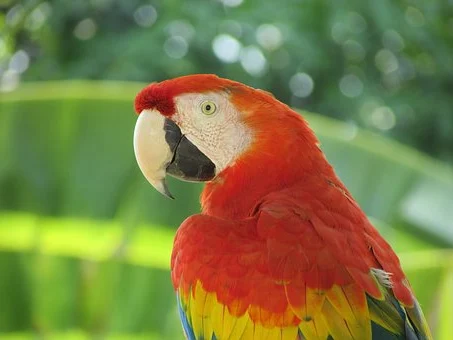
#> input picture Parrot.png, 453 x 340 px, found by its file name
$ jupyter execute Lab5.ipynb   (older library calls are emulated)
#> lines starting #> are read from the running program, lines starting #| are printed output that depends on the picture
[cell 1]
#Lab5 Fahad Saad Almoeili 2230004459 8MA1

[cell 2]
import cv2
import numpy as np
import matplotlib.pyplot as plt

[cell 3]
# Read the image
image = cv2.imread('C:/Users/fssm0/OneDrive/Desktop/Jupyter IP/Parrot.png')
#> image is the input picture: shape (340, 453, 3); mean B, G, R 68.3, 124.6, 125.5
image = cv2.cvtColor(image, cv2.COLOR_BGR2RGB)

[cell 4]
# Gaussian sigma
sigma = 2

# Parameter
amount = 1.5

[cell 5]
# Convert image to float32 for processing
image_float = image.astype(np.float32) / 255.0

# Apply Gaussian blur
blurred = cv2.GaussianBlur(image_float, (0, 0), sigmaX=sigma, sigmaY=sigma)
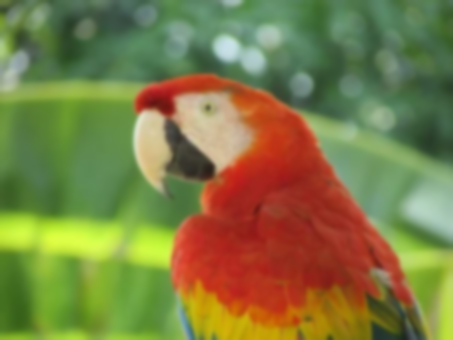
#> blurred: shape (340, 453, 3) float32; mean R, G, B 0.492, 0.489, 0.268

# Perform Unsharp Masking
sharpened = np.clip(image_float + amount * (image_float - blurred), 0, 1)
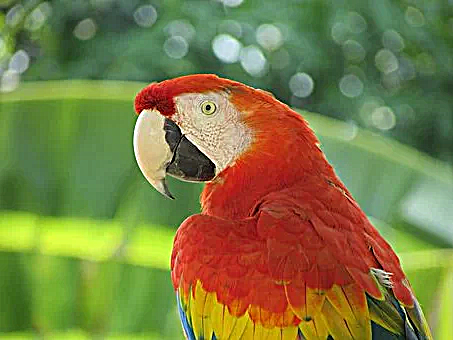
#> sharpened: shape (340, 453, 3) float32; mean R, G, B 0.492, 0.489, 0.269

[cell 6]
# Plot original, blurred, and sharpened images
fig, ax = plt.subplots(1, 3, figsize=(15, 5))

ax[0].imshow(image)
ax[0].set_title("Original Image")
ax[0].axis("off")

ax[1].imshow(blurred)
ax[1].set_title("Blurred Image")
ax[1].axis("off")

ax[2].imshow(sharpened)
ax[2].set_title("Sharpened (Unsharp Masking)")
ax[2].axis("off")

plt.tight_layout()
plt.show()
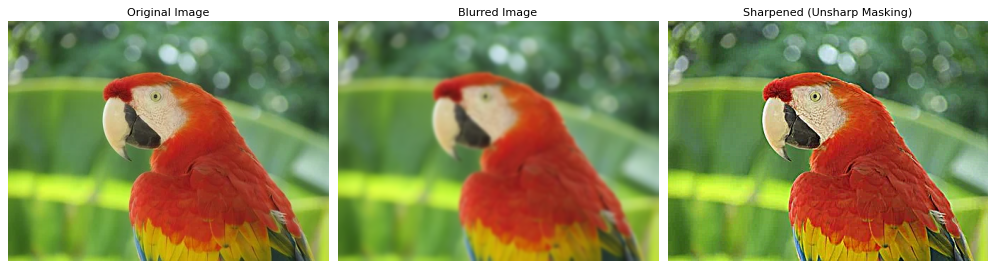
#> figure drawn by matplotlib, 3 panels

[cell 7]
#Task1

[cell 8]
import cv2
import numpy as np
import matplotlib.pyplot as plt

[cell 9]
# Read the image
image = cv2.imread('C:/Users/fssm0/OneDrive/Desktop/Jupyter IP/Parrot.png')
image = cv2.cvtColor(image, cv2.COLOR_BGR2RGB)

[cell 10]
# Create a 7x7 box filter kernel
box_kernel = np.ones((7, 7), dtype=np.float32) / 49

# Convolve image with the 7x7 box filter
smoothed = cv2.filter2D(image, -1, box_kernel)

[cell 11]
# Plot original and smoothed images side by side
fig, ax = plt.subplots(1, 2, figsize=(12, 5))

ax[0].imshow(image)
ax[0].set_title("Original Image")
ax[0].axis("off")

ax[1].imshow(smoothed)
ax[1].set_title("Smoothed (7×7 Box Filter)")
ax[1].axis("off")

plt.tight_layout()
plt.show()
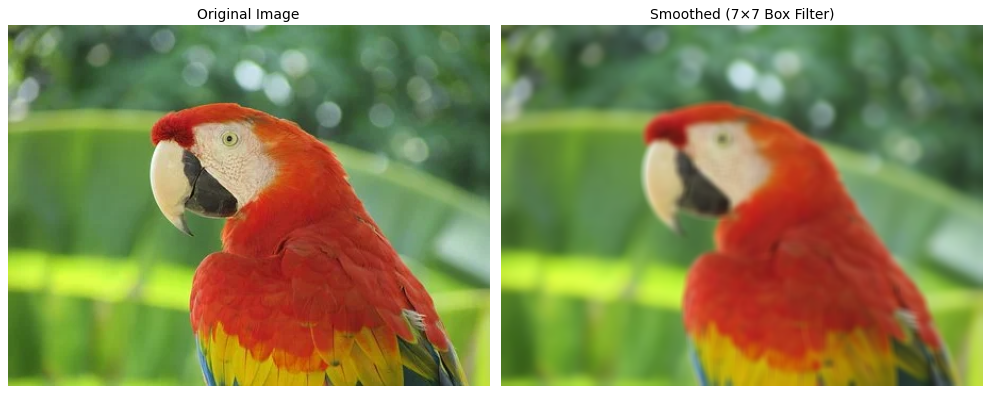
#> figure drawn by matplotlib, 2 panels

[cell 12]
#Task2

[cell 13]
import cv2
import numpy as np
import matplotlib.pyplot as plt

[cell 14]
# Read the image
image = cv2.imread('C:/Users/fssm0/OneDrive/Desktop/Jupyter IP/Parrot.png')
image = cv2.cvtColor(image, cv2.COLOR_BGR2RGB)

[cell 15]
# Apply 5x5 Gaussian filter
gauss_5 = cv2.GaussianBlur(image, (5, 5), sigmaX=0, sigmaY=0)

# Apply 21x21 Gaussian filter
gauss_21 = cv2.GaussianBlur(image, (21, 21), sigmaX=0, sigmaY=0)

[cell 16]
# Plot all three images side by side
fig, ax = plt.subplots(1, 3, figsize=(15, 5))

ax[0].imshow(image)
ax[0].set_title("Original Image")
ax[0].axis("off")

ax[1].imshow(gauss_5)
ax[1].set_title("5×5 Gaussian Filter")
ax[1].axis("off")

ax[2].imshow(gauss_21)
ax[2].set_title("21×21 Gaussian Filter")
ax[2].axis("off")

plt.tight_layout()
plt.show()

[cell 17]
#Task3

[cell 18]
import cv2
import numpy as np
import matplotlib.pyplot as plt

[cell 19]
# Read the image
image = cv2.imread('C:/Users/fssm0/OneDrive/Desktop/Jupyter IP/Parrot.png')
image = cv2.cvtColor(image, cv2.COLOR_BGR2RGB)

[cell 20]
#Convert image to float32
image_float = image.astype(np.float32) / 255.0

[cell 21]
#Apply 3x3 Laplacian filter
laplacian = cv2.Laplacian(image_float, cv2.CV_32F, ksize=3)
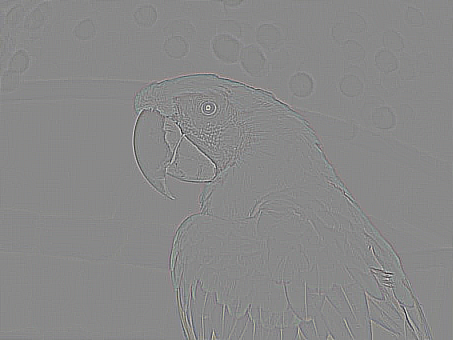
#> laplacian: shape (340, 453, 3) float32; mean R, G, B -1.98e-05, -1.24e-05, -5.4e-05; drawn with min black and max white

[cell 22]
#Sharpen the image by subtracting the Laplacian
sharpened = np.clip(image_float - laplacian, 0, 1)
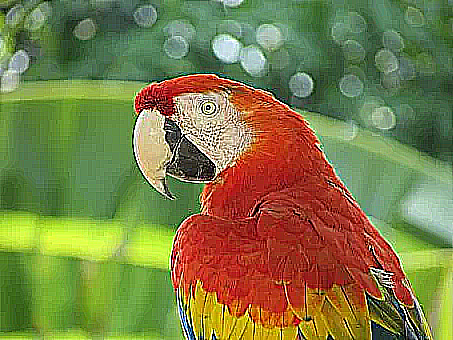
#> sharpened: shape (340, 453, 3) float32; mean R, G, B 0.488, 0.49, 0.278

[cell 23]
#Plot original, Laplacian result, and sharpened image
fig, ax = plt.subplots(1, 3, figsize=(15, 5))

ax[0].imshow(image_float)
ax[0].set_title("Original Image")
ax[0].axis("off")

ax[1].imshow(np.clip(np.abs(laplacian), 0, 1))
ax[1].set_title("Laplacian Filter Output")
ax[1].axis("off")

ax[2].imshow(sharpened)
ax[2].set_title("Sharpened Image (Laplacian)")
ax[2].axis("off")

plt.tight_layout()
plt.show()
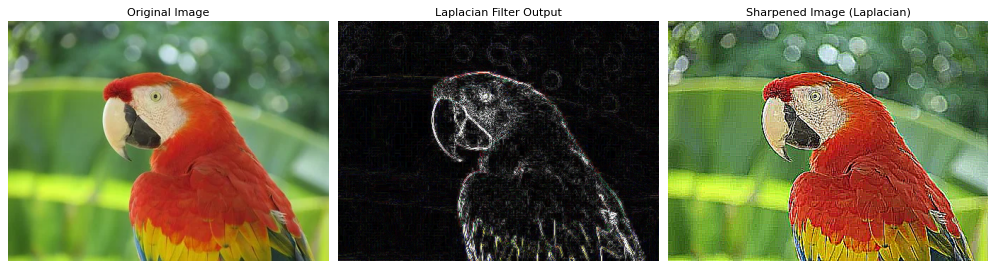
#> figure drawn by matplotlib, 3 panels

$ run again, with bird.png copied over Parrot.png
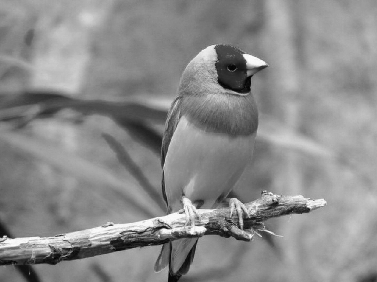
#> input picture bird.png, 377 x 282 px, found by its file name
#> image is the input picture: shape (282, 377, 3); min 2, max 253, mean 139
#> `laplacian = cv2.Laplacian(image_float, cv2.CV_32F, ksize=3)`:
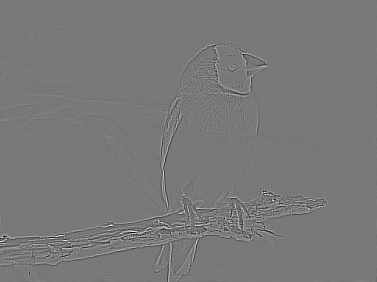
#> laplacian: shape (282, 377, 3) float32; min -3.92, max 4.34, mean 4.6e-05; drawn with min black and max white
#> `plt.show()`:
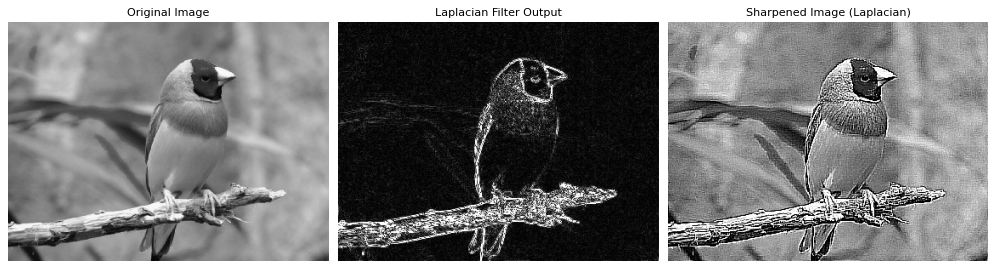
#> figure drawn by matplotlib, 3 panels
